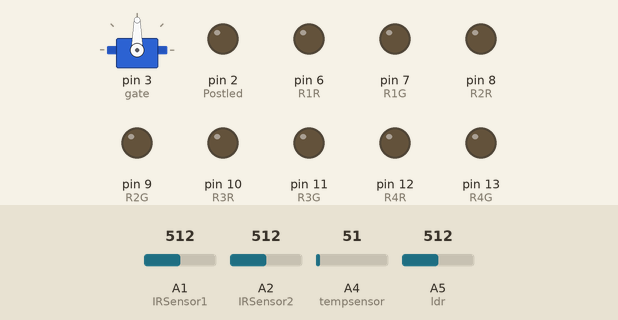
This sketch was run on a simulated Arduino Uno, built with avr-gcc and run on an emulated ATmega328P. On the bench: servo, output pins drawn as LEDs (lit = HIGH). The inputs (shaded band) are chosen by the test bench; at power-on: A1 (IRSensor1) = 512, A2 (IRSensor2) = 512, A4 (tempsensor) = 51, A5 (ldr) = 512. What the sketch prints to the serial monitor is not drawn.

Above: at 1.2 s.
1.3 s: A1 (IRSensor1) set to 491
At 1.9 s:
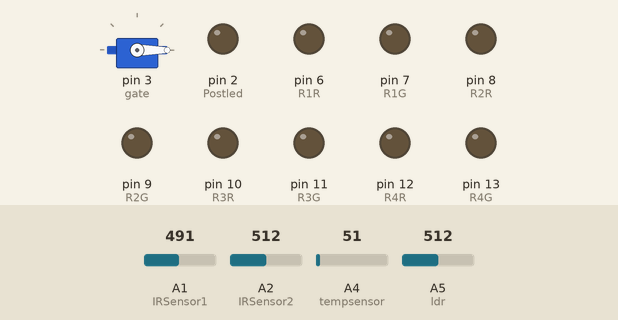
2.8 s: A2 (IRSensor2) set to 489
At 5.4 s:
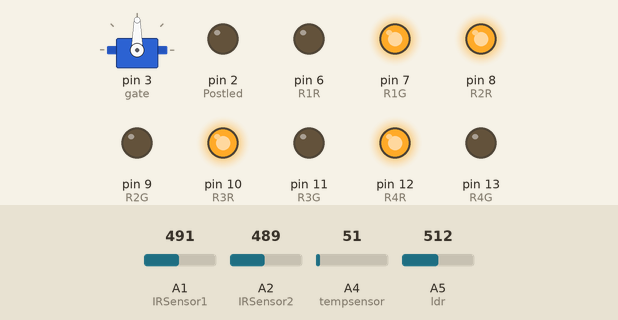
5.8 s: A2 (IRSensor2) set to 510
At 6.9 s:
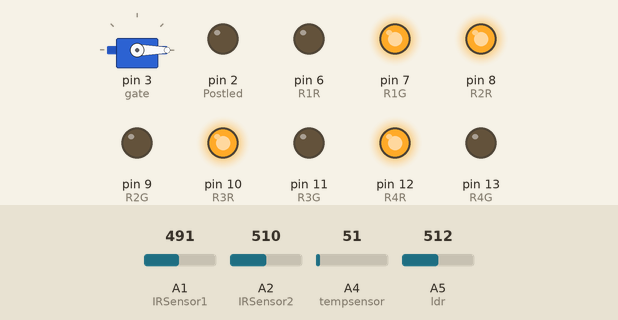
7.3 s: A2 (IRSensor2) set to 490
At 10.17 s:
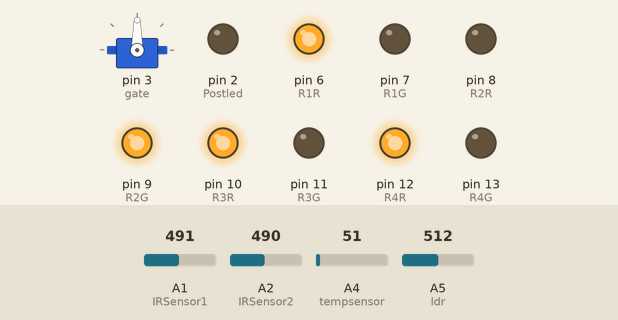
10.3 s: A2 (IRSensor2) set to 716
At 11.4 s:
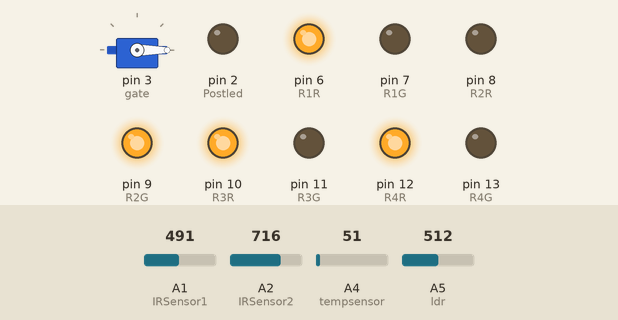
11.8 s: A2 (IRSensor2) set to 306
At 15.6 s:
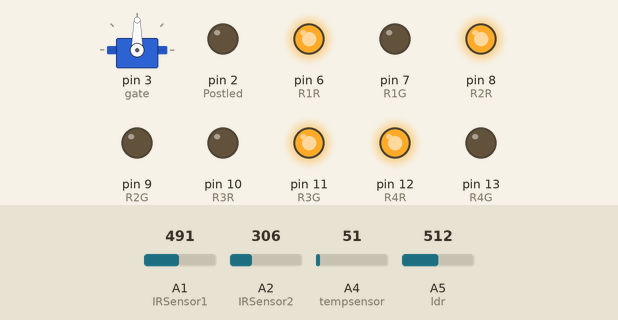
Timing chart, 0 to 21.5 s (numbered marks = the images above; inputs shaded):
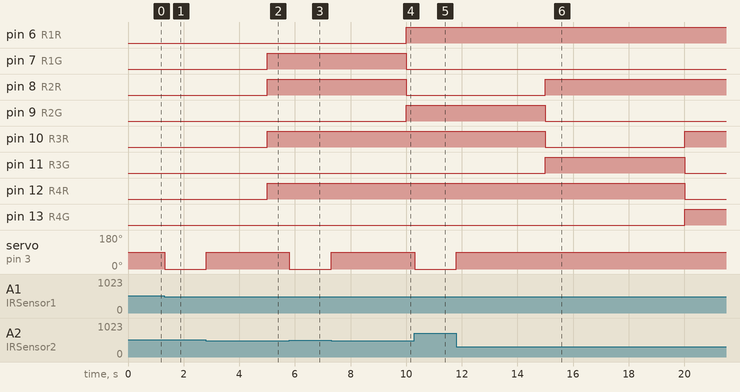

The sketch:

SmartCity.ino
```cpp
#include<Servo.h>
int IRSensor1=A1;  //Value initialization of variables
int IRSensor2=A2;
int tempsensor=A4;
int ldr=A5;
int R1R=6;
int R1G=7;
int R2R=8;
int R2G=9;
int R3R=10;
int R3G=11;
int R4R=12;
int R4G=13;
int Postled=2;
int PostGnd=1;

int count =1;
Servo gate;  //create servo object

unsigned long previousMillis = 0;
const long interval = 5000;


void setup()
{
  Serial.begin(9600);   //serial communication speed
  pinMode(R1R, OUTPUT); //Set the pin modes
  pinMode(R1G, OUTPUT);
  pinMode(R2R, OUTPUT);
  pinMode(R2G, OUTPUT);
  pinMode(R3R, OUTPUT);
  pinMode(R3G, OUTPUT);
  pinMode(R4R, OUTPUT);
  pinMode(R4G, OUTPUT);
  pinMode(Postled, OUTPUT);
  pinMode(PostGnd, OUTPUT);
  pinMode(tempsensor,INPUT);
  pinMode(ldr, INPUT);
  pinMode(IRSensor1,INPUT);
  pinMode(IRSensor2,INPUT);
  digitalWrite(PostGnd,LOW);

  gate.attach(3); //attach the servo motors pin to 5


}

void loop()
{
  int S1value=analogRead(IRSensor1);  //read value from ir sensor's
  int S2value=analogRead(IRSensor2);

  if(S1value<500)   //Railway gate write according to sensors value
  {
    gate.write(0);
  }
  if(S2value<500)
  {
    gate.write(90);
  }


 unsigned long currentMillis = millis(); // count millisecound

if (currentMillis - previousMillis >= interval) // traffic light state change's after certain amount of time
  {
    previousMillis = currentMillis;

    if(count==1)    // count value 1to4 for 4 possible state execution
    {
      //Serial.println("road1 ON"); //print road1 state
      Low();           // Low function call
      road1();          //  road1 function call
      count=2;           //   count value increment for next state execution
    }

   else if(count==2)
    {
      //Serial.println("road2 ON");
      Low();
      road2();
      count=3;
    }

   else if(count==3)
    {

      //Serial.println("road3 ON");
      Low();
      road3();
      count=4;
    }

   else if(count==4)
    {

      //Serial.println("road4 ON");
      Low();
      road4();
      count=1;
    }

  }


 int sunlight = analogRead(ldr);  // measure sunlights luminosity
 Serial.println(sunlight);
 if(sunlight <3)
  {
    //Serial.println("Lamppost ON");
    digitalWrite(Postled,HIGH);   //Lamppost Light ON when sunlight is very low

  }
 else
  {
    //Serial.println("Lamppost OFF");
    digitalWrite(Postled,LOW);

  }

  temperature();


}


void road1()
{
  digitalWrite(R1R,LOW); //State of Road no 1
  digitalWrite(R1G,HIGH);
  digitalWrite(R2R,HIGH);
  digitalWrite(R3R,HIGH);
  digitalWrite(R4R,HIGH);
  digitalWrite(R2G,LOW);
  digitalWrite(R3G,LOW);
  digitalWrite(R4G,LOW);


}

void road2()
{
  digitalWrite(R2R,LOW); //State of Road no 2
  digitalWrite(R2G,HIGH);
  digitalWrite(R1R,HIGH);
  digitalWrite(R3R,HIGH);
  digitalWrite(R4R,HIGH);
  digitalWrite(R1G,LOW);
  digitalWrite(R3G,LOW);
  digitalWrite(R4G,LOW);
}

void road3()
{
  digitalWrite(R3R,LOW); //State of Road no 3
  digitalWrite(R3G,HIGH);
  digitalWrite(R1R,HIGH);
  digitalWrite(R2R,HIGH);
  digitalWrite(R4R,HIGH);
  digitalWrite(R1G,LOW);
  digitalWrite(R2G,LOW);
  digitalWrite(R4G,LOW);
}

void road4()
{
  digitalWrite(R4R,LOW); //State of Road no 4
  digitalWrite(R4G,HIGH);
  digitalWrite(R1R,HIGH);
  digitalWrite(R3R,HIGH);
  digitalWrite(R2R,HIGH);
  digitalWrite(R1G,LOW);
  digitalWrite(R3G,LOW);
  digitalWrite(R2G,LOW);
}

void Low()
{
  digitalWrite(R1R,LOW); //Make all states Low
  digitalWrite(R1G,LOW);
  digitalWrite(R2R,LOW);
  digitalWrite(R2G,LOW);
  digitalWrite(R3R,LOW);
  digitalWrite(R3G,LOW);
  digitalWrite(R4R,LOW);
  digitalWrite(R4G,LOW);

}

void temperature()
    {
      float t= analogRead(tempsensor);	//temperature calculator function
      float celsius= t*0.49;
      Serial.print(celsius);
  	  Serial.println("*");
    }
```

Measured:
- the behaviour switches between 500 and 499 on A1 (IRSensor1) (found by bisection; images 0 and 1)
- the behaviour switches between 500 and 499 on A2 (IRSensor2) (found by bisection; images 1 and 2)
- after the input at 1.3 s, servo on pin 3 (gate): 90° → 0° at once
- after the input at 2.8 s, servo on pin 3 (gate): 0° → 90° at once
- after the input at 5.8 s, servo on pin 3 (gate): 90° → 0° at once
- after the input at 7.3 s, servo on pin 3 (gate): 0° → 90° at once
- after the input at 10.3 s, servo on pin 3 (gate): 90° → 0° at once
- after the input at 11.8 s, servo on pin 3 (gate): 0° → 90° at once
